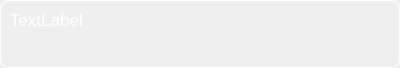
<?xml version="1.0" encoding="UTF-8"?>
<ui version="4.0">
 <class>SectionView</class>
 <widget class="QWidget" name="SectionView">
  <property name="geometry">
   <rect>
    <x>0</x>
    <y>0</y>
    <width>400</width>
    <height>68</height>
   </rect>
  </property>
  <property name="windowTitle">
   <string>Form</string>
  </property>
  <layout class="QVBoxLayout" name="verticalLayout">
   <property name="spacing">
    <number>0</number>
   </property>
   <property name="margin">
    <number>0</number>
   </property>
   <item>
    <widget class="QFrame" name="frame">
     <property name="sizePolicy">
      <sizepolicy hsizetype="Expanding" vsizetype="Expanding">
       <horstretch>0</horstretch>
       <verstretch>0</verstretch>
      </sizepolicy>
     </property>
     <property name="styleSheet">
      <string>border:1px solid white;
border-radius:8px;</string>
     </property>
     <property name="frameShape">
      <enum>QFrame::StyledPanel</enum>
     </property>
     <property name="frameShadow">
      <enum>QFrame::Raised</enum>
     </property>
     <layout class="QVBoxLayout" name="verticalLayout_2">
      <item>
       <layout class="QHBoxLayout" name="_headerContainer">
        <property name="spacing">
         <number>0</number>
        </property>
        <property name="sizeConstraint">
         <enum>QLayout::SetDefaultConstraint</enum>
        </property>
        <item>
         <widget class="QLabel" name="_titleLabel">
          <property name="sizePolicy">
           <sizepolicy hsizetype="Preferred" vsizetype="Fixed">
            <horstretch>0</horstretch>
            <verstretch>0</verstretch>
           </sizepolicy>
          </property>
          <property name="styleSheet">
           <string>color:white;
font-size:17px;
border:none;</string>
          </property>
          <property name="text">
           <string>TextLabel</string>
          </property>
         </widget>
        </item>
        <item>
         <spacer name="horizontalSpacer">
          <property name="orientation">
           <enum>Qt::Horizontal</enum>
          </property>
          <property name="sizeType">
           <enum>QSizePolicy::Fixed</enum>
          </property>
          <property name="sizeHint" stdset="0">
           <size>
            <width>15</width>
            <height>20</height>
           </size>
          </property>
         </spacer>
        </item>
        <item>
         <spacer name="horizontalSpacer_2">
          <property name="orientation">
           <enum>Qt::Horizontal</enum>
          </property>
          <property name="sizeHint" stdset="0">
           <size>
            <width>40</width>
            <height>20</height>
           </size>
          </property>
         </spacer>
        </item>
       </layout>
      </item>
      <item>
       <layout class="QVBoxLayout" name="_subSectionsContainer">
        <property name="spacing">
         <number>0</number>
        </property>
       </layout>
      </item>
      <item>
       <spacer name="verticalSpacer">
        <property name="orientation">
         <enum>Qt::Vertical</enum>
        </property>
        <property name="sizeType">
         <enum>QSizePolicy::MinimumExpanding</enum>
        </property>
        <property name="sizeHint" stdset="0">
         <size>
          <width>20</width>
          <height>10</height>
         </size>
        </property>
       </spacer>
      </item>
     </layout>
    </widget>
   </item>
  </layout>
 </widget>
 <resources/>
 <connections/>
</ui>
